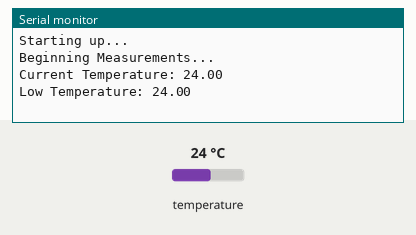
Bench run of a sketch on a simulated Arduino Uno, built with avr-gcc and run on an emulated ATmega328P. Parts: the last lines printed to the serial monitor. The inputs (shaded band) are chosen by the test bench; at power-on: temperature 24 °C.

Above: at 1.3 s.
1.4 s: temperature set to 12 °C
At 3.3 s:
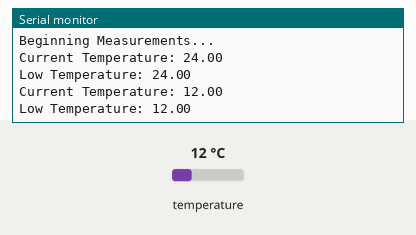
3.9 s: temperature set to 19 °C
At 5.8 s:
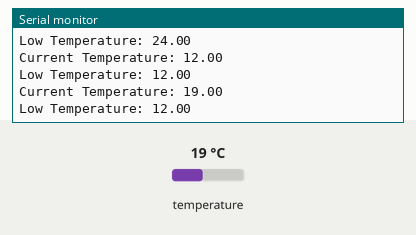
Timing chart, 0 to 7.3 s (numbered marks = the images above; inputs shaded):
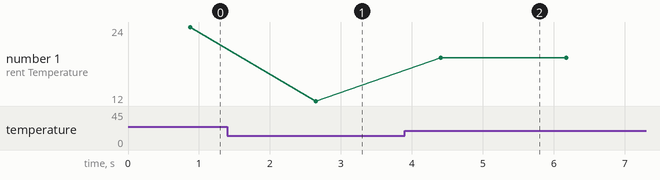

Measured:
- after the input at 1.4 s, the serial monitor: prints a new line after 1.2 s (image 1)
- after the input at 3.9 s, the serial monitor: prints a new line after 0.51 s (image 2)
- plotted number 1: 24 → 12 after the input at 1.4 s, 12 → 19 after the input at 3.9 s

The sketch:

temp_monitor_serial.ino
```cpp
#include <DallasTemperature.h>
#include <OneWire.h>

#define ONE_WIRE_BUS 8
OneWire oneWire(ONE_WIRE_BUS);
DallasTemperature sensors(&oneWire);

float lowTemp = 30.0;

void setup() {
  sensors.begin();
  Serial.begin(9600);
  Serial.println("Starting up...");
  Serial.println("Beginning Measurements...");
  delay(100);
}

void loop() {
  sensors.requestTemperatures();
  float currTemp = sensors.getTempCByIndex(0);
  if (currTemp < lowTemp) {
    if (currTemp > 0) {
        lowTemp = currTemp;
    }
  }
  Serial.print("Current Temperature: ");
  Serial.println(currTemp);
  Serial.print("Low Temperature: ");
  Serial.println(lowTemp);
  delay(1000);
}
```
